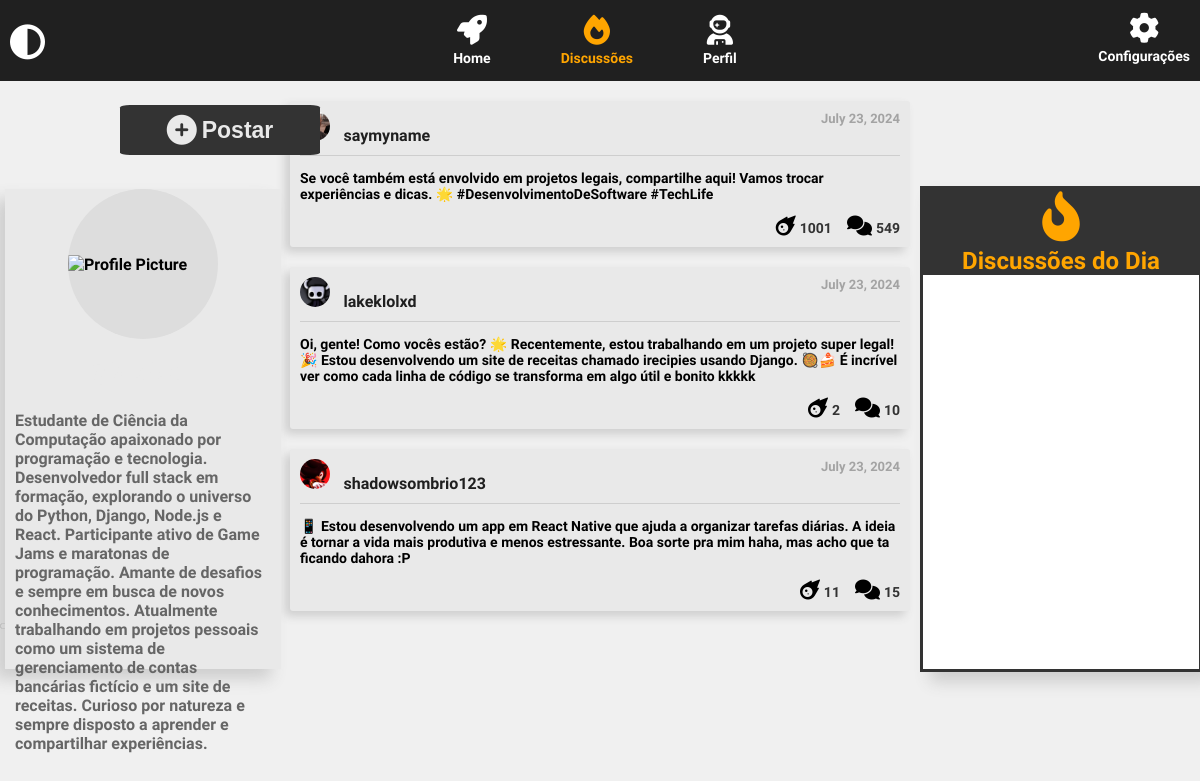
The app's page /, older data.
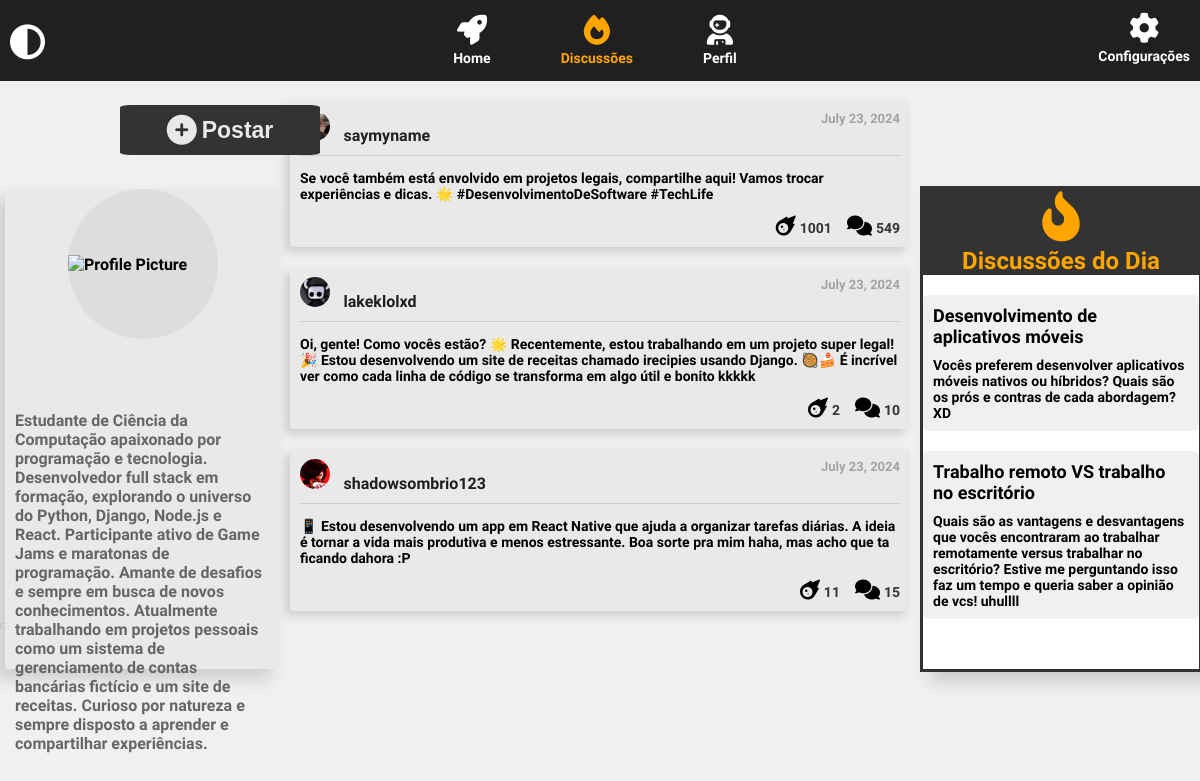
The same page, newer data.
### orbweb/models.py (models this page shows, shortened)
class UserPost(models.Model):
    user = models.ForeignKey(UserProfile, on_delete=models.CASCADE)
    post_date = models.DateField(auto_now_add=True)
    post_content = models.TextField(max_length=280)
    post_likes = models.IntegerField(default=0)
    post_comments = models.IntegerField(default=0)

class UserProfile(models.Model):
    user = models.OneToOneField(User, on_delete=models.CASCADE, null=True, blank=True)
    profile_pic = models.ImageField(upload_to='media/profile_pics/', blank=True, null=True, default='media/default/default-icon.jpg')
    username = models.CharField(max_length=20, unique=True)
    bio = models.CharField(max_length=150, blank=True, null=True)

class DiscussionTopic(models.Model):
    user = models.ForeignKey(UserProfile, on_delete=models.CASCADE)
    title = models.CharField(max_length=100)
    content = models.TextField()
    created_at = models.DateTimeField(auto_now_add=True)
    comments = models.IntegerField(default=0)

### orbweb/views.py (the view)
# urls.py: 2. Add a URL to urlpatterns:  path('', views.home, name='home')
def home(request):
    posts = UserPost.objects.all().order_by('-id')
    top_disc_posts = DiscussionTopic.objects.all().order_by('-comments')[:3]
    return render(request, 'orbweb/pages/home.html', context={
        'posts': posts,
        'disc_posts': top_disc_posts,
    })

### orbweb/templates/orbweb/pages/home.html
{% extends "orbweb/partials/header.html" %}
{% block home_content %}
{% include "orbweb/partials/navbar.html" %}
<div class="publications-container">
    {% for post in posts %}
        {% include "orbweb/partials/post_home.html" %}
    {% endfor %}
</div>
{% include "orbweb/partials/button_post.html" %}
{% include "orbweb/partials/levprofile.html" %}
<div class="discussion-content">
    <div class="discussion-fire">
        <i class="fa-solid fa-fire-flame-curved"></i>
        <h2>Discussões do Dia</h2>
    </div>
    <div class="discussion-topics">
        {% for disc_post in disc_posts %}
            <div class="discussion-post">
                <h3>{{ disc_post.title }}</h3>
                <p>{{ disc_post.content }}</p>
            </div>
        {% endfor %}
    </div>
</div>
{% endblock home_content %}

### orbweb/templates/orbweb/partials/post_home.html
<div class="publi-div">
    <div class="publi-header">
        {% if post.user.profile_pic %}
            <img src="{{ post.user.profile_pic.url }}" class="profile-pic">
        {% endif %}
        <h2>{{ post.user.username }}</h2>
        <h3>{{ post.post_date }}</h3>
    </div>
    <div class="publi-content">
        <p>{{ post.post_content }}</p>
    </div>
    <div class="publi-footer">
        <div class="publi-icons">
            <span class="like-section">
                <i class="fa-solid fa-meteor"></i>
                <span class="like-count">{{ post.post_likes }}</span>
            </span>
            <span class="comment-section">
                <i class="fa-solid fa-comments"></i>
                <span class="comment-count">{{ post.post_comments }}</span>
            </span>
        </div>
    </div>
</div>

Row changes from the older to the newer data that the page shows:
added DiscussionTopic: title "Desenvolvimento de aplicativos móveis", content "Vocês preferem desenvolver aplicativos móveis nativos ou híbridos? Quais são os prós e contras de cada abordagem? XD"
added DiscussionTopic: title "Trabalho remoto VS trabalho no escritório", content "Quais são as vantagens e desvantagens que vocês encontraram ao trabalhar remotamente versus trabalhar no escritório? Estive me perguntando isso faz um tempo e queria saber a opinião de vcs! uhullll"
